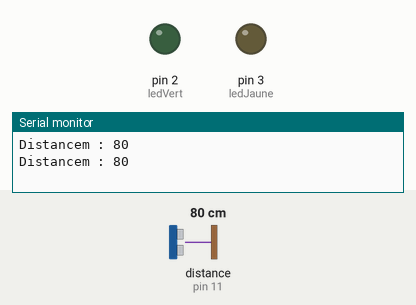
Recording of a sketch running on a simulated Arduino Uno, built with avr-gcc and run on an emulated ATmega328P. Shown: output pins drawn as LEDs (lit = HIGH), the last lines printed to the serial monitor. Wiring (inferred from the names in the program): ultrasonic range finder: trigger pin 12; echo pin 11. The inputs (shaded band) are chosen by the test bench; at power-on: distance to the obstacle (sensor on pin 11) 80 cm. The echo pulse lasts 58.3 µs per cm; pins used as bus, display or sensor lines are not drawn.

Above: at 1.8 s.
1.9 s: distance to the obstacle (sensor on pin 11) set to 33 cm
6.0 s: distance to the obstacle (sensor on pin 11) set to 27 cm
At 6.8 s:
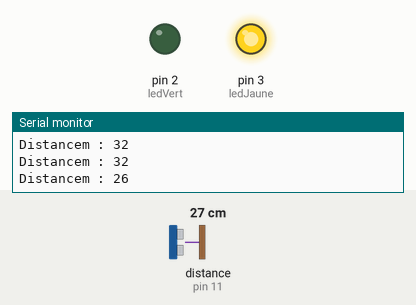
At 10.5 s:
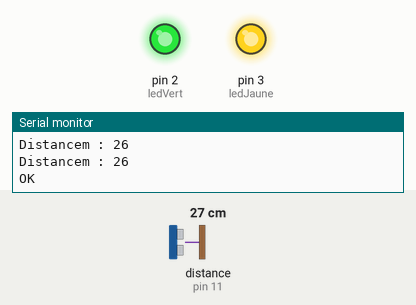
Timing chart, 0 to 12.0 s (numbered marks = the images above; inputs shaded):
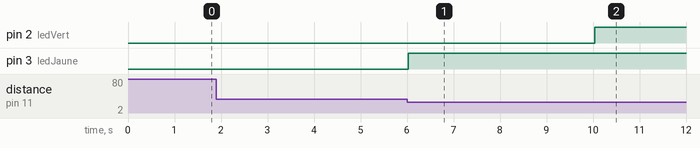

The sketch:

echo.ino
```cpp
/* Utilisation du capteur Ultrason HC-SR04 */

// définition des broches utilisées
int trig = 12;
int echo = 11;
long lecture_echo;
long cm;
int ledVert = 2;
int ledJaune = 3;
int i = 0;

void setup()
{
  pinMode(trig, OUTPUT);
  digitalWrite(trig, LOW);
  pinMode(echo, INPUT);
  Serial.begin(9600);
  pinMode(ledVert, OUTPUT);
  pinMode(ledJaune, OUTPUT);
}

void loop()
{
  digitalWrite(ledVert, HIGH);
  digitalWrite(ledJaune, LOW);
  digitalWrite(trig, HIGH);
  delayMicroseconds(10);
  digitalWrite(trig, LOW);
  lecture_echo = pulseIn(echo, HIGH);
  cm = lecture_echo / 58;
  Serial.print("Distancem : ");
  Serial.println(cm);
  digitalWrite(ledVert, LOW);
  if (cm<30 && cm>25)
  {
    if (i>=4)
    {
      digitalWrite(ledVert, HIGH);
      digitalWrite(ledJaune, HIGH);
      Serial.println("OK");
      delay(6000);
    }
    i++;
    digitalWrite(ledJaune, HIGH);
  }
  else
  {
    i=0;
  }
  delay(1000);
}
```

Measured:
- the behaviour switches between 31 and 30 cm on distance to the obstacle (sensor on pin 11) (found by bisection; images 0 and 1)
- after the input at 6.0 s, pin 2 (ledVert): LOW → HIGH after 4.0 s; pin 3 (ledJaune): LOW → HIGH at once
